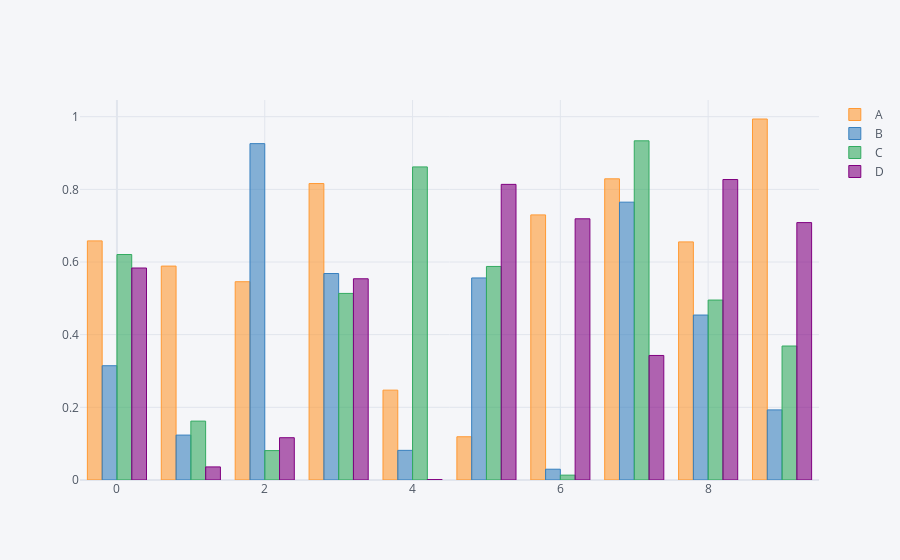

Notebook code for this chart:
### Code cell
df.iplot(kind='bar')

### Figure 1 — Plotly figure (JSON) as saved in the notebook; plotly's stock layout.template omitted (floating-point values rounded to 4 significant figures)
{"data": [{"marker": {"color": "rgba(255, 153, 51, 0.6)", "line": {"color": "rgba(255, 153, 51, 1.0)", "width": 1}}, "name": "A", "orientation": "v", "text": "", "type": "bar", "x": [0, 1, 2, 3, 4, 5, 6, 7, 8, 9], "y": [0.6582, 0.5888, 0.5457, 0.8159, 0.2473, 0.119, 0.7297, 0.829, 0.6554, 0.9936]}, {"marker": {"color": "rgba(55, 128, 191, 0.6)", "line": {"color": "rgba(55, 128, 191, 1.0)", "width": 1}}, "name": "B", "orientation": "v", "text": "", "type": "bar", "x": [0, 1, 2, 3, 4, 5, 6, 7, 8, 9], "y": [0.3145, 0.1236, 0.9258, 0.5683, 0.0816, 0.5561, 0.02969, 0.7647, 0.454, 0.193]}, {"marker": {"color": "rgba(50, 171, 96, 0.6)", "line": {"color": "rgba(50, 171, 96, 1.0)", "width": 1}}, "name": "C", "orientation": "v", "text": "", "type": "bar", "x": [0, 1, 2, 3, 4, 5, 6, 7, 8, 9], "y": [0.6206, 0.1621, 0.08092, 0.5136, 0.8617, 0.5878, 0.01338, 0.9336, 0.4953, 0.3688]}, {"marker": {"color": "rgba(128, 0, 128, 0.6)", "line": {"color": "rgba(128, 0, 128, 1.0)", "width": 1}}, "name": "D", "orientation": "v", "text": "", "type": "bar", "x": [0, 1, 2, 3, 4, 5, 6, 7, 8, 9], "y": [0.5835, 0.036, 0.1164, 0.5538, 0.001136, 0.8137, 0.7189, 0.3428, 0.827, 0.7085]}], "layout": {"legend": {"bgcolor": "#F5F6F9", "font": {"color": "#4D5663"}}, "paper_bgcolor": "#F5F6F9", "plot_bgcolor": "#F5F6F9", "title": {"font": {"color": "#4D5663"}}, "xaxis": {"gridcolor": "#E1E5ED", "showgrid": true, "tickfont": {"color": "#4D5663"}, "title": {"font": {"color": "#4D5663"}, "text": ""}, "zerolinecolor": "#E1E5ED"}, "yaxis": {"gridcolor": "#E1E5ED", "showgrid": true, "tickfont": {"color": "#4D5663"}, "title": {"font": {"color": "#4D5663"}, "text": ""}, "zerolinecolor": "#E1E5ED"}}}
